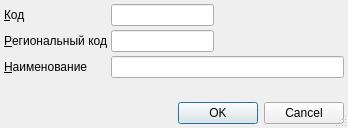
<?xml version="1.0" encoding="UTF-8"?>
<ui version="4.0">
 <class>ItemEditorDialog</class>
 <widget class="QDialog" name="ItemEditorDialog">
  <property name="geometry">
   <rect>
    <x>0</x>
    <y>0</y>
    <width>348</width>
    <height>128</height>
   </rect>
  </property>
  <property name="windowTitle">
   <string>ChangeMe!</string>
  </property>
  <property name="sizeGripEnabled">
   <bool>true</bool>
  </property>
  <layout class="QGridLayout">
   <property name="margin">
    <number>4</number>
   </property>
   <property name="spacing">
    <number>4</number>
   </property>
   <item row="5" column="0" colspan="3">
    <widget class="QDialogButtonBox" name="buttonBox">
     <property name="orientation">
      <enum>Qt::Horizontal</enum>
     </property>
     <property name="standardButtons">
      <set>QDialogButtonBox::Cancel|QDialogButtonBox::Ok</set>
     </property>
    </widget>
   </item>
   <item row="0" column="2">
    <spacer>
     <property name="orientation">
      <enum>Qt::Horizontal</enum>
     </property>
     <property name="sizeHint" stdset="0">
      <size>
       <width>131</width>
       <height>20</height>
      </size>
     </property>
    </spacer>
   </item>
   <item row="0" column="1">
    <widget class="QLineEdit" name="edtCode">
     <property name="maxLength">
      <number>8</number>
     </property>
    </widget>
   </item>
   <item row="2" column="1" colspan="2">
    <widget class="QLineEdit" name="edtName">
     <property name="maxLength">
      <number>64</number>
     </property>
    </widget>
   </item>
   <item row="2" column="0">
    <widget class="QLabel" name="lblName">
     <property name="text">
      <string>&amp;Наименование</string>
     </property>
     <property name="buddy">
      <cstring>edtName</cstring>
     </property>
    </widget>
   </item>
   <item row="0" column="0">
    <widget class="QLabel" name="lblCode">
     <property name="text">
      <string>&amp;Код</string>
     </property>
     <property name="buddy">
      <cstring>edtCode</cstring>
     </property>
    </widget>
   </item>
   <item row="4" column="0" colspan="3">
    <spacer>
     <property name="orientation">
      <enum>Qt::Vertical</enum>
     </property>
     <property name="sizeHint" stdset="0">
      <size>
       <width>307</width>
       <height>16</height>
      </size>
     </property>
    </spacer>
   </item>
   <item row="1" column="0">
    <widget class="QLabel" name="lblRegionalCode">
     <property name="text">
      <string>&amp;Региональный код</string>
     </property>
     <property name="buddy">
      <cstring>edtRegionalCode</cstring>
     </property>
    </widget>
   </item>
   <item row="1" column="1">
    <widget class="QLineEdit" name="edtRegionalCode">
     <property name="maxLength">
      <number>8</number>
     </property>
    </widget>
   </item>
   <item row="1" column="2">
    <spacer>
     <property name="orientation">
      <enum>Qt::Horizontal</enum>
     </property>
     <property name="sizeHint" stdset="0">
      <size>
       <width>131</width>
       <height>20</height>
      </size>
     </property>
    </spacer>
   </item>
  </layout>
 </widget>
 <tabstops>
  <tabstop>edtCode</tabstop>
  <tabstop>edtRegionalCode</tabstop>
  <tabstop>edtName</tabstop>
  <tabstop>buttonBox</tabstop>
 </tabstops>
 <resources/>
 <connections>
  <connection>
   <sender>buttonBox</sender>
   <signal>accepted()</signal>
   <receiver>ItemEditorDialog</receiver>
   <slot>accept()</slot>
   <hints>
    <hint type="sourcelabel">
     <x>158</x>
     <y>125</y>
    </hint>
    <hint type="destinationlabel">
     <x>117</x>
     <y>106</y>
    </hint>
   </hints>
  </connection>
  <connection>
   <sender>buttonBox</sender>
   <signal>rejected()</signal>
   <receiver>ItemEditorDialog</receiver>
   <slot>reject()</slot>
   <hints>
    <hint type="sourcelabel">
     <x>238</x>
     <y>125</y>
    </hint>
    <hint type="destinationlabel">
     <x>247</x>
     <y>107</y>
    </hint>
   </hints>
  </connection>
 </connections>
</ui>
